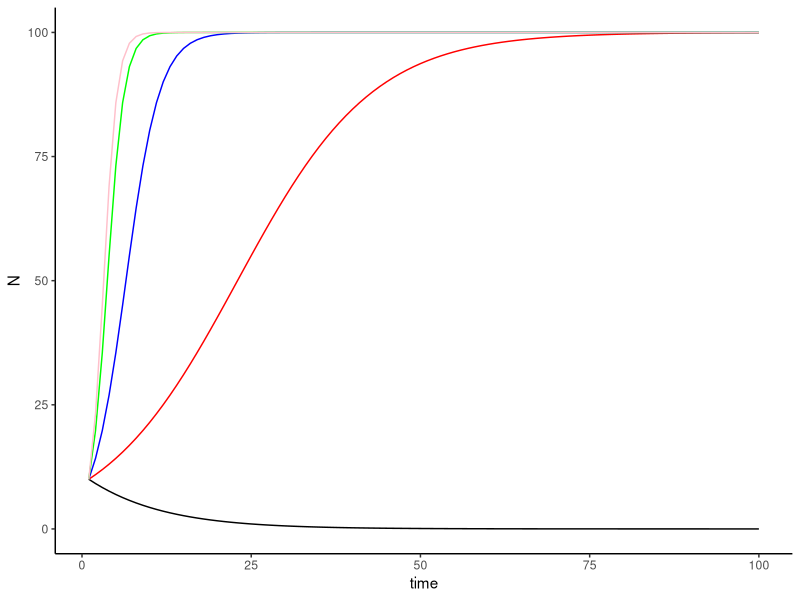
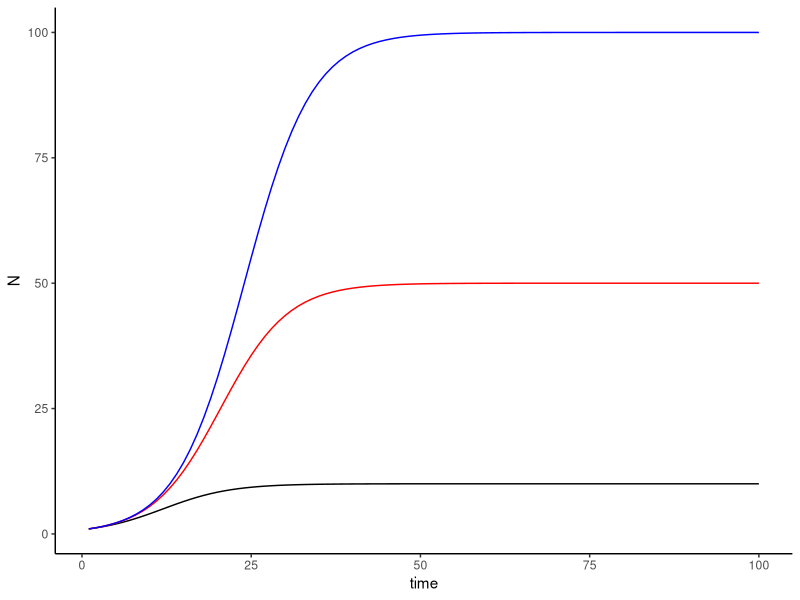
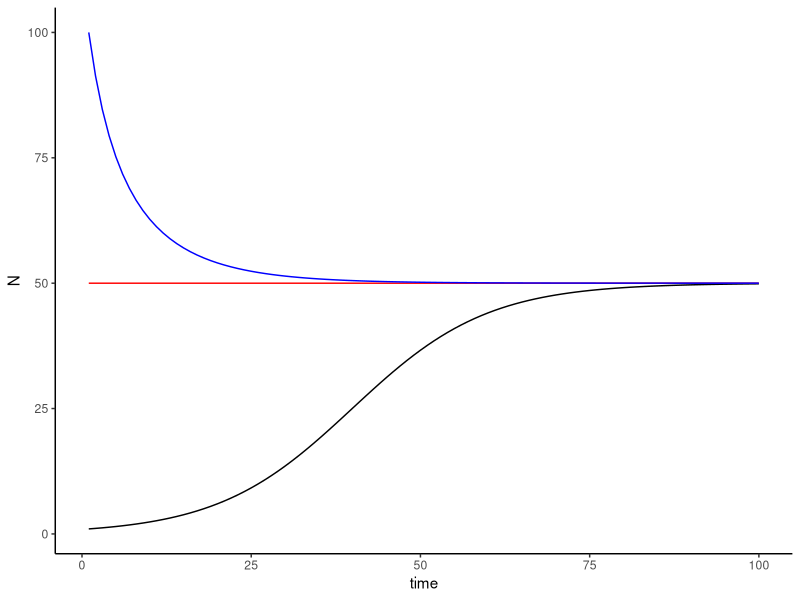

These figures' R source, in order:
# load packages 
library(deSolve)
library(ggplot2)

#Define custom model function
ddSim<-function(t,y,p){
  
# "unpack" vectors containing state variables (y) and parameters (p)
  N=y
  r=p[1]
  K=p[2]
  
#calculate change in state variables with time, given parameter values
#and current value of state variables
  dNdt=r*(1-N/K)*N
  
  
#return list containing change in state variables with time
  return(list(dNdt))
}


#Define parameters, initial values for state variables, and time steps
params=c(-0.1,100)
N0=10
times=1:100


#Simulate the model using ode()
modelSim=ode(y=N0,times=times,func=ddSim,parms=params)


#convert to a dataframe for plotting purposes
modelOutput11=data.frame(time=modelSim[,1],N=modelSim[,2])

#Repeat the same with different values of r

ddSim<-function(t,y,p){
  N=y
  r=p[1]
  K=p[2]
  
  dNdt=r*(1-N/K)*N
  
  return(list(dNdt))
}

params=c(0.1,100)
N0=10
times=1:100

modelSim=ode(y=N0,times=times,func=ddSim,parms=params)
modelOutput12=data.frame(time=modelSim[,1],N=modelSim[,2])


ddSim<-function(t,y,p){
  
  N=y
  r=p[1]
  K=p[2]
  
  dNdt=r*(1-N/K)*N
  
  return(list(dNdt))
}

params=c(0.4,100)
N0=10
times=1:100

modelSim=ode(y=N0,times=times,func=ddSim,parms=params)
modelOutput13=data.frame(time=modelSim[,1],N=modelSim[,2])


ddSim<-function(t,y,p){
  
  N=y
  r=p[1]
  K=p[2]
  
  dNdt=r*(1-N/K)*N
  
  return(list(dNdt))
}

params=c(0.8,100)
N0=10
times=1:100

modelSim=ode(y=N0,times=times,func=ddSim,parms=params)
modelOutput14=data.frame(time=modelSim[,1],N=modelSim[,2])


ddSim<-function(t,y,p){
  
  N=y
  r=p[1]
  K=p[2]
  
  dNdt=r*(1-N/K)*N
  
  return(list(dNdt))
}

params=c(1,100)
N0=10
times=1:100

modelSim=ode(y=N0,times=times,func=ddSim,parms=params)
modelOutput15=data.frame(time=modelSim[,1],N=modelSim[,2])


#Define custom model function
ddSim<-function(t,y,p){
  # "unpack" vectors containing state variables (y) and parameters (p)
  N=y
  r=p[1]
  K=p[2]
  # calculate change in state variables with time, given parameter values
  # and current value of state variables
  dNdt=r*(1-N/K)*N
  # return list containing change in state variables with time
  return(list(dNdt))
}

### Define parameters, initial values for state variables, and time steps
params=c(0.2,10)
N0=1
times=1:100

#Simulate the model using ode()
modelSim=ode(y=N0,times=times,func=ddSim,parms=params)

#convert to a dataframe for plotting purposes
modelOutput21=data.frame(time=modelSim[,1],N=modelSim[,2])

#Repeat the above simulation for different k values

ddSim<-function(t,y,p){
  N=y
  r=p[1]
  K=p[2]
  
  dNdt=r*(1-N/K)*N
  
  return(list(dNdt))
}
params=c(0.2,50)
N0=1
times=1:100
modelSim=ode(y=N0,times=times,func=ddSim,parms=params)
modelOutput22=data.frame(time=modelSim[,1],N=modelSim[,2])


ddSim<-function(t,y,p){
  N=y
  r=p[1]
  K=p[2]
  
  dNdt=r*(1-N/K)*N
  
  return(list(dNdt))
}
params=c(0.2,100)
N0=1
times=1:100
modelSim=ode(y=N0,times=times,func=ddSim,parms=params)
modelOutput23=data.frame(time=modelSim[,1],N=modelSim[,2])


#Define custom model function
ddSim<-function(t,y,p){
  # "unpack" vectors containing state variables (y) and parameters (p)
  N=y
  r=p[1]
  K=p[2]
  
  # calculate change in state variables with time, given parameter values
  # and current value of state variables
  dNdt=r*(1-N/K)*N
  
  # return list containing change in state variables with time
  return(list(dNdt))
}

### Define parameters, initial values for state variables, and time steps
params=c(0.1,50)
N0=1
times=1:100

### Simulate the model using ode()
modelSim=ode(y=N0,times=times,func=ddSim,parms=params)
# modelSim is a variable that contains a deSolve object
# this contains some attributes about the way the simulation was conducted, but the key content is a
# matrix with time as the first column and model state variables in subsequent columns
# convert to a dataframe for plotting purposes
modelOutput31=data.frame(time=modelSim[,1],N=modelSim[,2])

##Repeat the above simulation for different N values
ddSim<-function(t,y,p){
  N=y
  r=p[1]
  K=p[2]
  
  dNdt=r*(1-N/K)*N
  
  return(list(dNdt))
}
params=c(0.1,50)
N0=50
times=1:100
modelSim=ode(y=N0,times=times,func=ddSim,parms=params)
modelOutput32=data.frame(time=modelSim[,1],N=modelSim[,2])


ddSim<-function(t,y,p){
  N=y
  r=p[1]
  K=p[2]
  
  dNdt=r*(1-N/K)*N
  
  return(list(dNdt))
}
params=c(0.1,50)
N0=100
times=1:100
modelSim=ode(y=N0,times=times,func=ddSim,parms=params)
modelOutput33=data.frame(time=modelSim[,1],N=modelSim[,2])

##Plot the population size as a function of time with 5 populations
ggplot()+
  geom_line(data=modelOutput11,aes(x=time, y=N), colour="black")+
  geom_line(data=modelOutput12, aes(x=time, y=N), color="red")+
  geom_line(data=modelOutput13,aes(x=time, y=N), color= "blue")+
  geom_line(data=modelOutput14,aes(x=time, y=N), color="green")+
  geom_line(data=modelOutput15,aes(x=time, y=N), color="pink")+
  theme_classic()

##Plot the population size as a function of time with 3 populations
ggplot()+
  geom_line(data=modelOutput21,aes(x=time, y=N), colour="black")+
  geom_line(data=modelOutput22, aes(x=time, y=N), color="red")+
  geom_line(data=modelOutput23,aes(x=time, y=N), color= "blue")+
  theme_classic()

##Plot the population size as a function of time with 3 populations
ggplot()+
  geom_line(data=modelOutput31,aes(x=time, y=N), colour="black")+
  geom_line(data=modelOutput32, aes(x=time, y=N), color="red")+
  geom_line(data=modelOutput33,aes(x=time, y=N), color= "blue")+
  theme_classic()
